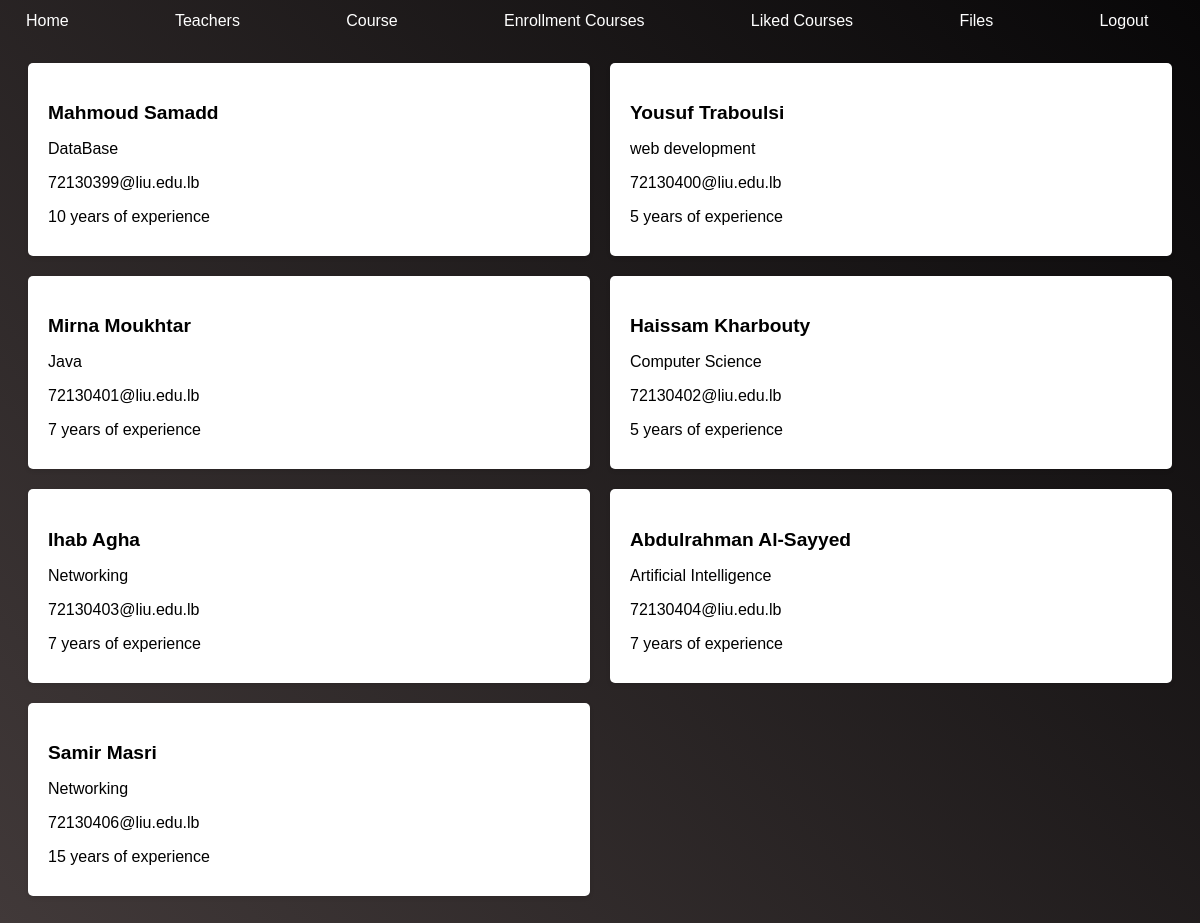
/student/teacher.php (signed in), run on the app's committed database.
### tables this page shows
CREATE TABLE `teacher` (
  `id` int(11) NOT NULL,
  `name` varchar(30) NOT NULL,
  `profession` varchar(30) NOT NULL,
  `email` varchar(30) NOT NULL,
  `password` varchar(255) NOT NULL,
  `experience year` int(2) NOT NULL
);

### student/teacher.php (the view, shortened to what this page needs)
<!DOCTYPE html>
<html lang="en">
<head>
    <link rel="stylesheet" href="stdd_style.css">
</head>
<body>
<div class="menu">
    <button><a href="student_home.php">Home</a></button>
    <button><a href="teacher.php">Teachers</a></button>
    <button><a href="courses.php">Course</a></button>
    <button><a href="enrollment_course.php">Enrollment Courses</a></button>
    <button><a href="liked_course.php">Liked Courses</a></button>
    <button><a href="uploaded_files.php">Files</a></button>
    <button><a href="../login.php">Logout</a></button>
  </div>
  <div class="content">
    <?php
    include '../connection.php';
    $query = "SELECT `id`, `name`, `profession`, `email`, `experience year` FROM `teacher`";
    $result = mysqli_query($conn, $query);
    echo "<div class='grid'>";
    while ($row = mysqli_fetch_array($result)) {
        echo "<div class=\"card\">";
        echo "<h3>" . $row["name"] . "</h3>";
        echo "<p>" . $row["profession"] . "</p>";
        echo "<p>" . $row["email"] . "</p>";
        echo "<p>" . $row["experience year"] . " years of experience</p>";
        echo "</div>";
      }
      echo "</div>";
    ?>
</body>
</html>

### student/stdd_style.css (style rules this page uses)
body { font-family: sans-serif; background: linear-gradient(45deg, #413939, #080708); }
.menu { display: flex; justify-content: space-between; color: white; padding: 12px; width: 97.5%; margin-top: -9px; }
.menu a { color: rgb(255, 255, 255); text-decoration: none; }
.menu button { background-color: transparent; border: none; color: rgb(221, 12, 12); cursor: pointer; font-size: 16px; margin-right: 20px; }
.content { padding: 20px; }
.grid { display: grid; grid-template-columns: repeat(2, minmax(0, 1fr)); grid-gap: 20px; }
.card { background-color: #fff; padding: 20px; box-shadow: 0 2px 4px rgba(0, 0, 0, 0.1); border-radius: 5px; }
.card h3 { font-size: 1.2rem; margin-bottom: 10px; }
.card p { margin-bottom: 10px; }

### data on the page
teacher: name "Mahmoud Samadd", profession "DataBase", email "72130399@liu.edu.lb", experience year "10"
teacher: name "Yousuf Traboulsi", profession "web development", email "72130400@liu.edu.lb", experience year "5"
teacher: name "Mirna Moukhtar", profession "Java", email "72130401@liu.edu.lb", experience year "7"
teacher: name "Haissam Kharbouty", profession "Computer Science", email "72130402@liu.edu.lb", experience year "5"
teacher: name "Ihab Agha", profession "Networking", email "72130403@liu.edu.lb", experience year "7"
teacher: name "Abdulrahman Al-Sayyed", profession "Artificial Intelligence", email "72130404@liu.edu.lb", experience year "7"
teacher: name "Samir Masri", profession "Networking", email "72130406@liu.edu.lb", experience year "15"
